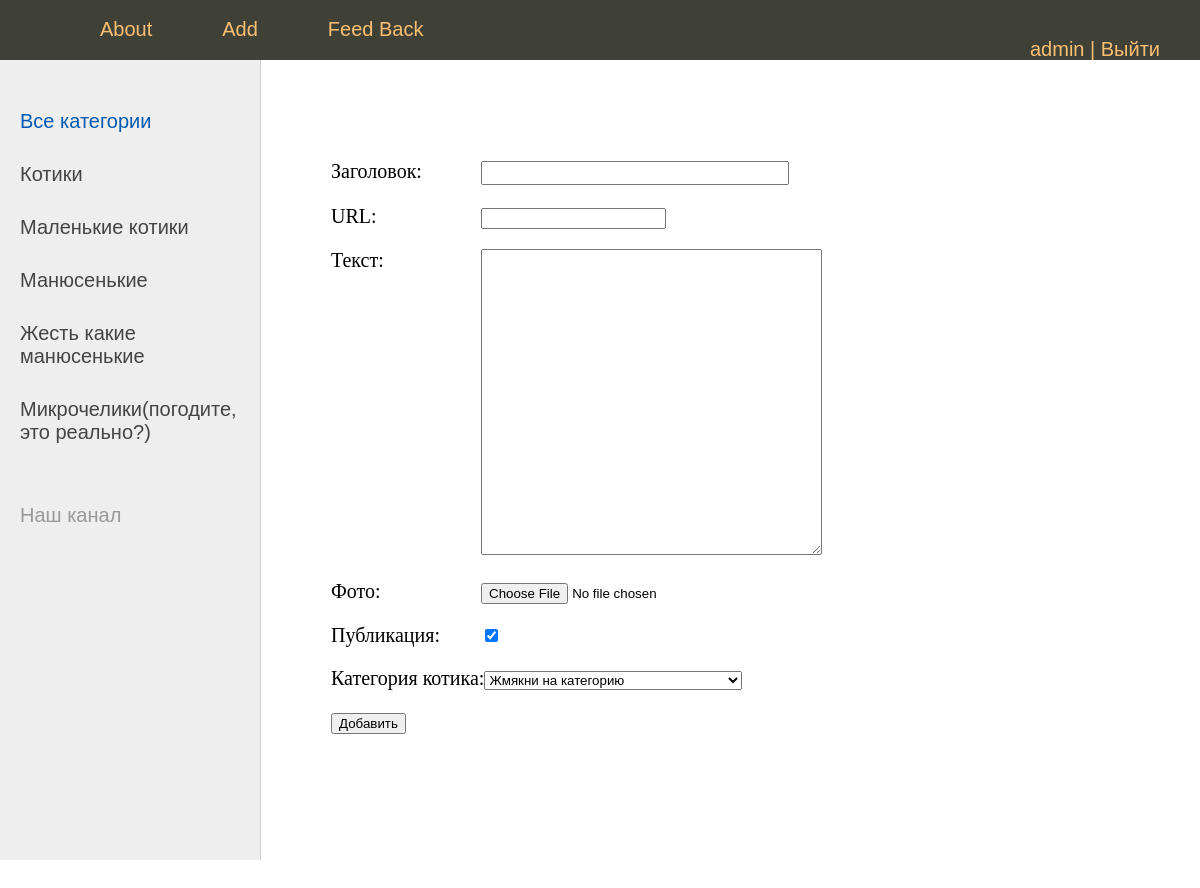
Screenshot of /add_page/ (signed in) with the database file from the repository.
### smeshnyavki/models.py (models this page shows)
class Category(Model):
    name = CharField(max_length=100, db_index=True, verbose_name="Категория")#автоматом добавляется индекс
    slug = SlugField(max_length=255, unique=True, db_index=True, verbose_name="URL")
    def __str__(self):
        return self.name
    class Meta:
        verbose_name = "Категория"
        verbose_name_plural = "Категории"
        ordering = ['pk',]

### smeshnyavki/views.py (the view)
# urls.py: path('add_page/', AddPage.as_view(), name='add_page'),
class AddPage(LoginRequiredMixin, DataMixin, CreateView):
    form_class = AddMemForm
    template_name = 'smeshnyavki/addpage.html'
    success_url = reverse_lazy('home')
    login_url = reverse_lazy('home')#'/admin/'
    raise_exception = True
    def get_context_data(self, **kwargs):
        context = super().get_context_data(**kwargs)
        c_def = self.get_user_context(title="Добавление мемаса")
        return dict(list(context.items())+list(c_def.items()))

### smeshnyavki/forms.py (shortened to what this page needs)
class AddMemForm(ModelForm):
    def __init__(self, *args, **kwargs):
        super().__init__(*args, **kwargs)
        self.fields['categ'].empty_label = 'Жмякни на категорию'
    class Meta:
        model = Smeshnyavkа  # связь этой формы с моделью
        fields = ['title', 'slug', 'content', 'photo', 'is_published', 'categ']  # какие поля отображать
        widgets = {
            'title': TextInput(attrs={'class': 'form-input'}),
            'content': Textarea(attrs={'cols': 40, 'rows': 20}),
        }

### smeshnyavki/templatetags/smeshnyavki_tags.py (called while the page is built)
@register.simple_tag(name='getCategs')#function is changed into tage
def get_categories(filter=None):
    if filter:
        return Category.objects.filter(pk=filter) #возвращаем коллекцию
    return Category.objects.all() #возвращаем коллекцию

@register.inclusion_tag('smeshnyavki/list_categories.html')
def show_categories(sort=None, categ_selected=0):
    categs = Category.objects.all() #возвращаем коллекцию
    if sort:
        categs = Category.objects.order_by(sort) #возвращаем коллекцию
    return{"categs": categs, 'categ_selected': categ_selected}

### smeshnyavki/utils.py (called while the page is built)
        def get_user_context(self, **kwargs):
                context = kwargs
                categs = cache.get('categs')
                if (not categs):
                    categs = Category.objects.annotate(Count('smeshnyavkа')).order_by('pk')
                    cache.set('categs', categs, 60)
                user_menu = MENU.copy()
                if(not self.request.user.is_authenticated):
                        user_menu.pop(1)
                context['menu'] = user_menu
                context['categs'] = categs
                if('categ_selected' not in context):
                        context['categ_selected'] = 0
                return context

### smeshnyavki/templates/smeshnyavki/addpage.html (shortened to what this page needs)
{% extends 'smeshnyavki/base.html' %}
{% block content %}
<form action="{% url 'add_page' %}" method="post">
    {% for f in form %}
        <p><label class="form-label" for="{{ f.id_for_label }}"> {{ f.label }}: </label>{{f}} </p>
    {% endfor %}
    <button type="submit"> Добавить</button>
</form>
{% endblock %}

### smeshnyavki/templates/smeshnyavki/base.html (shortened to what this page needs)
<!DOCTYPE html>
{% load static %}
{% load smeshnyavki_tags %}
<html>
<head>
    <link type="text/css" href="{% static 'smeshnyavki/css/styles.css' %}" rel="stylesheet" />
</head>
<body>
<table class="table-page" border=0 cellpadding="0" cellspacing="0">
    <tr><td valign=top>
        {% block mainmenu %}
        <div class="header">
            <ul id="mainmenu" class="mainmenu">
                <li class="logo"><a href="{% url 'home' %}"><div class="logo"></div></a></li>
                {% for m in menu %}
                    <li><a href="{% url m.url_name %}">{{m.title}}</a></li>
               {% endfor %}
                {% if request.user.is_authenticated %}
                    <li class="last">{{user.username}} | <a href="{% url 'logout' %}">Выйти</a></li>
                {% else %}
                    <li class="last"> <a href="{% url 'register' %}">Регистрация</a> | <a href="{% url 'login' %}">Войти</a></li>
                {% endif %}
            </ul>
        </div>
        {% endblock mainmenu %}
        <table class="table-content" border=0 cellpadding="0" cellspacing="0">
            <tr>
                <td valign="top" class="left-chapters">
                    <ul id="leftchapters">
                        {% if categ_selected == 0 %}
                            <li class="selected">Все категории</li>
                        {% else %}
                        <li> <a href="{% url 'home' %}">Все категории</a></li>
                        {% endif %}
                        {% for categ in categs %}
                            {% if categ.smeshnyavkа__count > 0 %}
                                {% if categ.pk == categ_selected %}
                                    <li class="selected">{{categ.name}}</li>
                                {% else %}
                                    <li> <a href="{% url 'category' categ.slug %}">{{categ.name}}</a></li>
                                {% endif %}
                            {% endif %}
                        {% endfor %}
                        <li class="share">
                            <p>Наш канал</p>
                            <a class="share-yt" href="https://www.youtube.com/channel/UClJzWfGWuGJL2t-3dYKcHTA/playlists" target="_blank" rel="nofollow"></a>
                        </li>
                    </ul>
                </td>
                <td valign="top" class="content">
                    <div class="content-text">
                        {% block content %}
                        {% endblock %}
                    </div>
                </td></tr></table>
    </td></tr>
    </table>
</body>
</html>

### smeshnyavki/static/smeshnyavki/css/styles.css (style rules this page uses)
html, body { font-family: 'Arial'; margin: 0; padding: 0; height: 100%; width: 100%; color: #444; }
a { color: #0059b2; text-decoration: none; }
.table-page { width: 100%; height: 100%; vertical-align: top; }
.table-page tr { height: 100%; }
.header { background: #3F4137; height: 60px; }
.logo { background: url('../images/logo.png') no-repeat 10px 5px; width: 70px; height: 60px; }
ul.mainmenu { list-style: none; margin: 0; padding: 0; height: 60px; color: #fdc073; font-size: 20px; overflow: hidden; }
ul.mainmenu li { float: left; margin: 18px 40px 0 30px; }
ul.mainmenu li.logo { margin: 0; }
ul.mainmenu li.last { float: right; }
ul.mainmenu li a { color: #fdc073; text-decoration: none; }
.table-content { width: 100%; min-height: 100%; height: 100%; }
.left-chapters { margin: 0; background: #eee; border-right: 1px solid #ccc; min-height: 100%; }
.left-chapters ul { width: 230px; min-height: 100%; margin: 0; padding: 20px 10px 10px 20px; list-style: none; font-size: 20px; }
.left-chapters ul li { margin: 30px 0 0 0; color: #999; }
.left-chapters ul li.selected { color: #0059b2; }
.left-chapters ul li a { color: #444; text-decoration: none; }
.left-chapters ul li.share { margin: 60px 0 0 0; }
.left-chapters ul li.share p { margin: 30px 0 30px 0; }
.left-chapters ul li.share a { display: inline-block; width: 40px; height: 40px; margin: 0 20px 0 0; }
.left-chapters ul li.share a.share-yt { width: 100%; height: 30px; background: url('../images/share_yt.png') no-repeat 0 0 }
.content { padding: 40px 20px 20px 40px; width: 100%; box-sizing: border-box; }
.content-text { margin: 60px 0 0 30px; color: #000; font-size: 20px; font-family: Yandex Sans Display Light; }
.form-input { width: 300px; font-size: 16px; }
.form-label { display: inline-block; min-width: 150px; vertical-align: top; }

### rows the page displays
Category: name "Котики"
Category: name "Маленькие котики"
Category: name "Манюсенькие"
Category: name "Жесть какие манюсенькие"
Category: name "Микрочелики(погодите, это реально?)"

### other values shown
{{ m.title }} "About" "Add" "Feed Back"
{{ user.username }} "admin"
{{ f.label }} "Заголовок" "URL" "Текст" "Фото" "Публикация" "Категория котика"
